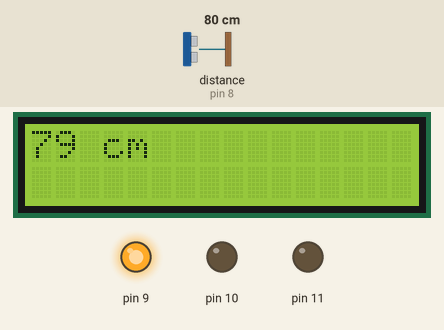
Bench run of a sketch on a simulated Arduino Uno, built with avr-gcc and run on an emulated ATmega328P. Shown: 16×2 character LCD, output pins drawn as LEDs (lit = HIGH). Wiring (inferred from the names in the program): ultrasonic range finder: trigger pin 12; echo pin 8. Inputs (shaded band) come from the test bench; at power-on: distance to the obstacle (sensor on pin 8) 80 cm. The echo pulse lasts 58.3 µs per cm; pins used as bus, display or sensor lines are not drawn.

Above: at 1.2 s.
1.3 s: distance to the obstacle (sensor on pin 8) set to 23 cm
At 1.9 s:
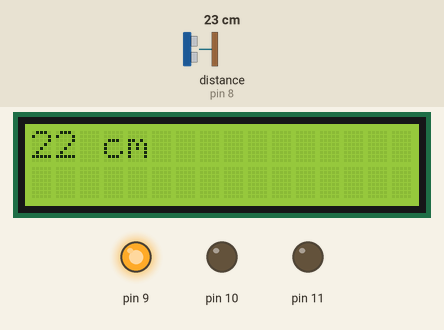
2.8 s: distance to the obstacle (sensor on pin 8) set to 19 cm
At 3.6 s:
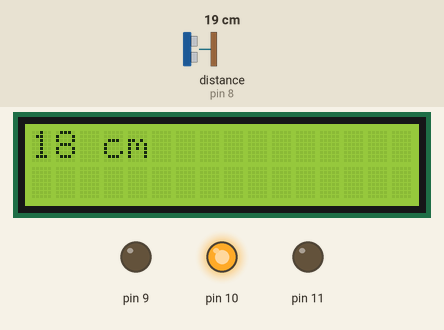
4.3 s: distance to the obstacle (sensor on pin 8) set to 35 cm
At 5.1 s:
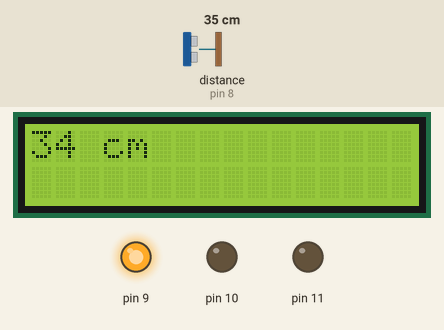
7.3 s: distance to the obstacle (sensor on pin 8) set to 2 cm
At 8.5 s:
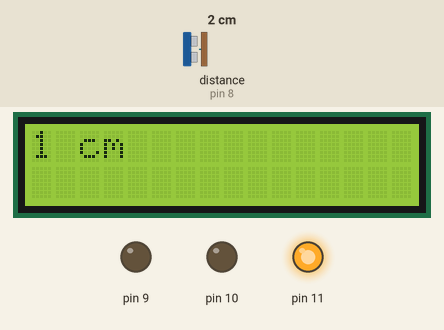
8.9 s: distance to the obstacle (sensor on pin 8) set to 14 cm
At 9.9 s:
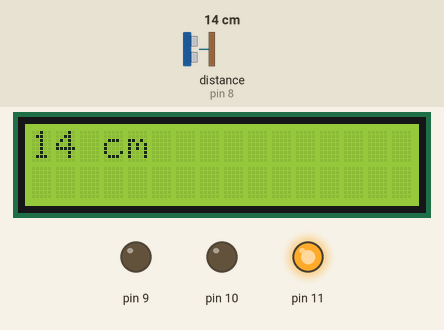
10.6 s: distance to the obstacle (sensor on pin 8) set to 18 cm
At 11.7 s:
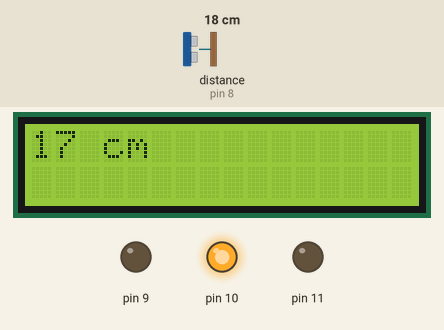
Timing chart, 0 to 13.3 s (numbered marks = the images above; inputs shaded):
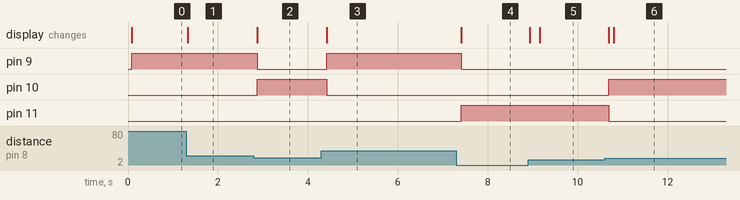

Measured:
- the behaviour switches between 22 and 21 cm on distance to the obstacle (sensor on pin 8) (found by bisection; images 1 and 2)
- the behaviour switches between 16 and 17 cm on distance to the obstacle (sensor on pin 8) (found by bisection; images 5 and 6)
- after the input at 1.3 s, the display: changes at once (image 1)
- after the input at 2.8 s, pin 9: HIGH → LOW after 0.08 s; pin 10: LOW → HIGH after 0.08 s; the display: changes after 0.08 s (image 2)
- after the input at 4.3 s, pin 9: LOW → HIGH after 0.12 s; pin 10: HIGH → LOW after 0.12 s; the display: changes after 0.12 s (image 3)
- after the input at 7.3 s, pin 9: HIGH → LOW after 0.12 s; pin 11: LOW → HIGH after 0.12 s; the display: changes after 0.12 s (image 4)
- after the input at 8.9 s, the display: first changes at once (image 5 shows a later state)
- after the input at 10.6 s, pin 10: LOW → HIGH after 0.09 s; pin 11: HIGH → LOW after 0.09 s; the display: first changes after 0.09 s (image 6 shows a later state)

The sketch:

Project_1_ultrasoon_scherm.ino
```cpp
#include <Wire.h>
#include <LiquidCrystal_I2C.h>

LiquidCrystal_I2C lcd(0x27, 16, 2);

const int trigPin = 12;
const int echoPin = 8;
float duration;
int distance;

void setup() {
  pinMode(trigPin, OUTPUT);
  pinMode(echoPin, INPUT);
  lcd.init();
  lcd.backlight();

  lcd.clear();
  lcd.setCursor(0, 0);
  lcd.print("");

  pinMode(9, OUTPUT);
  pinMode(10, OUTPUT);
  pinMode(11, OUTPUT);

  digitalWrite(9, LOW);
  digitalWrite(10, LOW);
  digitalWrite(11, LOW);
}

void loop() {
  digitalWrite(trigPin, LOW);
  delayMicroseconds(2);
  digitalWrite(trigPin, HIGH);
  delayMicroseconds(10);
  digitalWrite(trigPin, LOW);

  duration = pulseIn(echoPin, HIGH);
  distance = (duration * 0.0343) / 2;

  lcd.clear();
  lcd.setCursor(0, 0);
  lcd.print(distance);
  lcd.print(" cm");

  if (distance > 20){
  digitalWrite(9, HIGH);
  digitalWrite(10, LOW);
  digitalWrite(11, LOW);
  }
  else if (distance > 15){
  digitalWrite(9, LOW);
  digitalWrite(10, HIGH);
  digitalWrite(11, LOW);
  }
  else if (distance < 15){
  digitalWrite(9, LOW);
  digitalWrite(10, LOW);
  digitalWrite(11, HIGH);
  }

  delay(100);
  }
```
